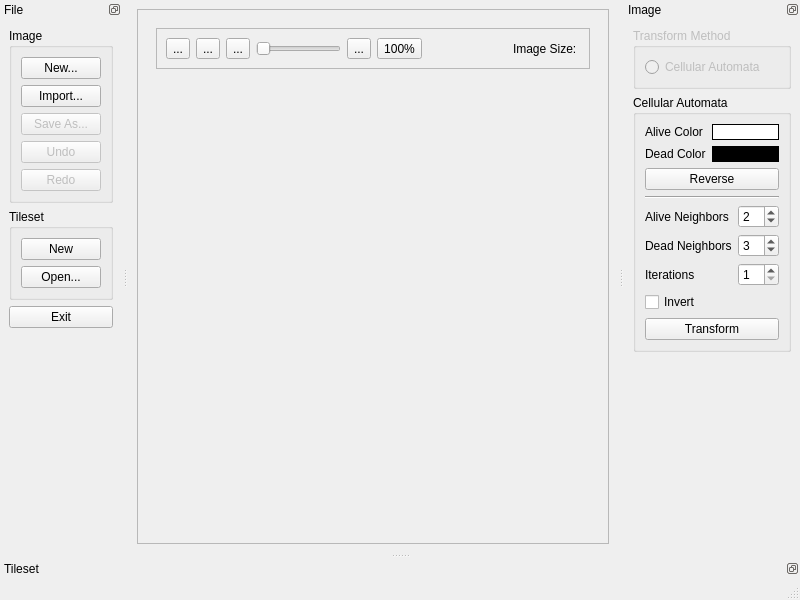
<?xml version="1.0" encoding="UTF-8"?>
<ui version="4.0">
 <class>MainWindow</class>
 <widget class="QMainWindow" name="MainWindow">
  <property name="geometry">
   <rect>
    <x>0</x>
    <y>0</y>
    <width>800</width>
    <height>600</height>
   </rect>
  </property>
  <property name="windowTitle">
   <string>MainWindow</string>
  </property>
  <widget class="QWidget" name="centralwidget">
   <layout class="QGridLayout" name="gridLayout">
    <item row="0" column="0">
     <widget class="QFrame" name="centerPane">
      <property name="frameShape">
       <enum>QFrame::StyledPanel</enum>
      </property>
      <property name="frameShadow">
       <enum>QFrame::Sunken</enum>
      </property>
      <layout class="QVBoxLayout" name="verticalLayout_7">
       <item>
        <widget class="QScrollArea" name="scrollArea">
         <property name="frameShape">
          <enum>QFrame::NoFrame</enum>
         </property>
         <property name="widgetResizable">
          <bool>true</bool>
         </property>
         <widget class="QWidget" name="scrollAreaWidgetContents">
          <property name="geometry">
           <rect>
            <x>0</x>
            <y>0</y>
            <width>492</width>
            <height>482</height>
           </rect>
          </property>
          <layout class="QGridLayout" name="gridLayout_2">
           <item row="1" column="0">
            <widget class="QFrame" name="imageControlFrame">
             <property name="frameShape">
              <enum>QFrame::StyledPanel</enum>
             </property>
             <property name="frameShadow">
              <enum>QFrame::Sunken</enum>
             </property>
             <layout class="QHBoxLayout" name="horizontalLayout">
              <item>
               <widget class="QToolButton" name="originalSizeButton">
                <property name="toolTip">
                 <string>Original Size</string>
                </property>
                <property name="statusTip">
                 <string>Original Size</string>
                </property>
                <property name="text">
                 <string>...</string>
                </property>
                <property name="icon">
                 <iconset resource="../res/resources.qrc">
                  <normaloff>:/icons/aspect_ratio-black-18dp.svg</normaloff>:/icons/aspect_ratio-black-18dp.svg</iconset>
                </property>
               </widget>
              </item>
              <item>
               <widget class="QToolButton" name="fitScreenButton">
                <property name="toolTip">
                 <string>Fit to Screen</string>
                </property>
                <property name="statusTip">
                 <string>Fit to Screen</string>
                </property>
                <property name="text">
                 <string>...</string>
                </property>
                <property name="icon">
                 <iconset resource="../res/resources.qrc">
                  <normaloff>:/icons/fit_screen-black-18dp.svg</normaloff>:/icons/fit_screen-black-18dp.svg</iconset>
                </property>
                <property name="checkable">
                 <bool>true</bool>
                </property>
               </widget>
              </item>
              <item>
               <widget class="QToolButton" name="zoomOutButton">
                <property name="toolTip">
                 <string>Zoom Out</string>
                </property>
                <property name="statusTip">
                 <string>Zoom Out</string>
                </property>
                <property name="text">
                 <string>...</string>
                </property>
                <property name="icon">
                 <iconset resource="../res/resources.qrc">
                  <normaloff>:/icons/zoom_out-black-18dp.svg</normaloff>:/icons/zoom_out-black-18dp.svg</iconset>
                </property>
               </widget>
              </item>
              <item>
               <widget class="QSlider" name="zoomSlider">
                <property name="toolTip">
                 <string>Zoom</string>
                </property>
                <property name="statusTip">
                 <string>Zoom</string>
                </property>
                <property name="orientation">
                 <enum>Qt::Horizontal</enum>
                </property>
               </widget>
              </item>
              <item>
               <widget class="QToolButton" name="zoomInButton">
                <property name="toolTip">
                 <string>Zoom In</string>
                </property>
                <property name="statusTip">
                 <string>Zoom In</string>
                </property>
                <property name="text">
                 <string>...</string>
                </property>
                <property name="icon">
                 <iconset resource="../res/resources.qrc">
                  <normaloff>:/icons/zoom_in-black-18dp.svg</normaloff>:/icons/zoom_in-black-18dp.svg</iconset>
                </property>
               </widget>
              </item>
              <item>
               <widget class="QToolButton" name="zoomValueButton">
                <property name="toolTip">
                 <string>Set Zoom</string>
                </property>
                <property name="statusTip">
                 <string>Set Zoom</string>
                </property>
                <property name="text">
                 <string>100%</string>
                </property>
               </widget>
              </item>
              <item>
               <spacer name="horizontalSpacer_2">
                <property name="orientation">
                 <enum>Qt::Horizontal</enum>
                </property>
                <property name="sizeHint" stdset="0">
                 <size>
                  <width>40</width>
                  <height>20</height>
                 </size>
                </property>
               </spacer>
              </item>
              <item>
               <widget class="QLabel" name="imageSizeLabel">
                <property name="text">
                 <string>Image Size: </string>
                </property>
               </widget>
              </item>
             </layout>
            </widget>
           </item>
           <item row="2" column="0">
            <widget class="QGraphicsView" name="imageView">
             <property name="styleSheet">
              <string notr="true">QGraphicsView { background: transparent; }</string>
             </property>
             <property name="frameShape">
              <enum>QFrame::NoFrame</enum>
             </property>
             <property name="frameShadow">
              <enum>QFrame::Plain</enum>
             </property>
            </widget>
           </item>
          </layout>
         </widget>
        </widget>
       </item>
      </layout>
     </widget>
    </item>
   </layout>
  </widget>
  <widget class="QMenuBar" name="menubar">
   <property name="geometry">
    <rect>
     <x>0</x>
     <y>0</y>
     <width>800</width>
     <height>21</height>
    </rect>
   </property>
  </widget>
  <widget class="QStatusBar" name="statusbar">
   <property name="styleSheet">
    <string notr="true">QStatusBar::item { border: none; }</string>
   </property>
  </widget>
  <widget class="QDockWidget" name="leftDock">
   <property name="features">
    <set>QDockWidget::DockWidgetFloatable|QDockWidget::DockWidgetMovable</set>
   </property>
   <property name="windowTitle">
    <string>File</string>
   </property>
   <attribute name="dockWidgetArea">
    <number>1</number>
   </attribute>
   <widget class="QWidget" name="leftDockContents">
    <layout class="QVBoxLayout" name="verticalLayout">
     <item>
      <widget class="QGroupBox" name="imageGroupBox">
       <property name="title">
        <string>Image</string>
       </property>
       <layout class="QVBoxLayout" name="verticalLayout_4">
        <item>
         <widget class="QPushButton" name="newImageButton">
          <property name="text">
           <string>New...</string>
          </property>
         </widget>
        </item>
        <item>
         <widget class="QPushButton" name="importImageButton">
          <property name="text">
           <string>Import...</string>
          </property>
         </widget>
        </item>
        <item>
         <widget class="QPushButton" name="saveImageButton">
          <property name="enabled">
           <bool>false</bool>
          </property>
          <property name="text">
           <string>Save As...</string>
          </property>
         </widget>
        </item>
        <item>
         <widget class="QPushButton" name="undoButton">
          <property name="enabled">
           <bool>false</bool>
          </property>
          <property name="text">
           <string>Undo</string>
          </property>
         </widget>
        </item>
        <item>
         <widget class="QPushButton" name="redoButton">
          <property name="enabled">
           <bool>false</bool>
          </property>
          <property name="text">
           <string>Redo</string>
          </property>
         </widget>
        </item>
       </layout>
      </widget>
     </item>
     <item>
      <widget class="QGroupBox" name="tilesetGroupBox">
       <property name="title">
        <string>Tileset</string>
       </property>
       <layout class="QVBoxLayout" name="verticalLayout_3">
        <item>
         <widget class="QPushButton" name="newTilesetButton">
          <property name="text">
           <string>New</string>
          </property>
         </widget>
        </item>
        <item>
         <widget class="QPushButton" name="openTilesetButton">
          <property name="text">
           <string>Open...</string>
          </property>
         </widget>
        </item>
       </layout>
      </widget>
     </item>
     <item>
      <widget class="QPushButton" name="exitButton">
       <property name="text">
        <string>Exit</string>
       </property>
      </widget>
     </item>
     <item>
      <spacer name="verticalSpacer">
       <property name="orientation">
        <enum>Qt::Vertical</enum>
       </property>
       <property name="sizeHint" stdset="0">
        <size>
         <width>20</width>
         <height>40</height>
        </size>
       </property>
      </spacer>
     </item>
    </layout>
   </widget>
  </widget>
  <widget class="QDockWidget" name="rightDock">
   <property name="features">
    <set>QDockWidget::DockWidgetFloatable|QDockWidget::DockWidgetMovable</set>
   </property>
   <property name="windowTitle">
    <string>Image</string>
   </property>
   <attribute name="dockWidgetArea">
    <number>2</number>
   </attribute>
   <widget class="QWidget" name="rightDockContents">
    <layout class="QVBoxLayout" name="verticalLayout_2">
     <item>
      <widget class="QGroupBox" name="transformGroupBox">
       <property name="enabled">
        <bool>false</bool>
       </property>
       <property name="title">
        <string>Transform Method</string>
       </property>
       <layout class="QVBoxLayout" name="verticalLayout_6">
        <item>
         <widget class="QRadioButton" name="cellularAutomataOption">
          <property name="text">
           <string>Cellular Automata</string>
          </property>
          <property name="checked">
           <bool>false</bool>
          </property>
         </widget>
        </item>
       </layout>
      </widget>
     </item>
     <item>
      <widget class="QGroupBox" name="cellularGroupBox">
       <property name="enabled">
        <bool>true</bool>
       </property>
       <property name="title">
        <string>Cellular Automata</string>
       </property>
       <layout class="QVBoxLayout" name="verticalLayout_5">
        <item>
         <layout class="QFormLayout" name="formLayout_2">
          <item row="0" column="0">
           <widget class="QLabel" name="aliveColorLabel">
            <property name="text">
             <string>Alive Color</string>
            </property>
           </widget>
          </item>
          <item row="0" column="1">
           <widget class="QLabel" name="aliveColorBox">
            <property name="styleSheet">
             <string notr="true">QLabel { background-color: #ffffffff;}</string>
            </property>
            <property name="frameShape">
             <enum>QFrame::Box</enum>
            </property>
            <property name="text">
             <string/>
            </property>
           </widget>
          </item>
          <item row="1" column="0">
           <widget class="QLabel" name="deadColorLabel">
            <property name="text">
             <string>Dead Color</string>
            </property>
           </widget>
          </item>
          <item row="1" column="1">
           <widget class="QLabel" name="deadColorBox">
            <property name="styleSheet">
             <string notr="true">QLabel { background-color: #ff000000; }</string>
            </property>
            <property name="frameShape">
             <enum>QFrame::Box</enum>
            </property>
            <property name="text">
             <string/>
            </property>
           </widget>
          </item>
         </layout>
        </item>
        <item>
         <widget class="QPushButton" name="colorReverseButton">
          <property name="text">
           <string>Reverse</string>
          </property>
         </widget>
        </item>
        <item>
         <widget class="Line" name="line">
          <property name="orientation">
           <enum>Qt::Horizontal</enum>
          </property>
         </widget>
        </item>
        <item>
         <layout class="QFormLayout" name="formLayout">
          <item row="0" column="0">
           <widget class="QLabel" name="aliveNeighborsLabel">
            <property name="text">
             <string>Alive Neighbors</string>
            </property>
           </widget>
          </item>
          <item row="0" column="1">
           <widget class="QSpinBox" name="aliveNeighborsBox">
            <property name="value">
             <number>2</number>
            </property>
           </widget>
          </item>
          <item row="1" column="0">
           <widget class="QLabel" name="deadNeighborsLabel">
            <property name="text">
             <string>Dead Neighbors</string>
            </property>
           </widget>
          </item>
          <item row="1" column="1">
           <widget class="QSpinBox" name="deadNeighborsBox">
            <property name="value">
             <number>3</number>
            </property>
           </widget>
          </item>
          <item row="2" column="0">
           <widget class="QLabel" name="iterationsLabel">
            <property name="text">
             <string>Iterations</string>
            </property>
           </widget>
          </item>
          <item row="2" column="1">
           <widget class="QSpinBox" name="iterationsSpinBox">
            <property name="minimum">
             <number>1</number>
            </property>
           </widget>
          </item>
         </layout>
        </item>
        <item>
         <widget class="QCheckBox" name="invertCheckBox">
          <property name="text">
           <string>Invert</string>
          </property>
         </widget>
        </item>
        <item>
         <widget class="QPushButton" name="transformButton">
          <property name="text">
           <string>Transform</string>
          </property>
         </widget>
        </item>
       </layout>
      </widget>
     </item>
     <item>
      <spacer name="verticalSpacer_2">
       <property name="orientation">
        <enum>Qt::Vertical</enum>
       </property>
       <property name="sizeHint" stdset="0">
        <size>
         <width>20</width>
         <height>164</height>
        </size>
       </property>
      </spacer>
     </item>
    </layout>
   </widget>
  </widget>
  <widget class="QDockWidget" name="bottomDock">
   <property name="features">
    <set>QDockWidget::DockWidgetFloatable|QDockWidget::DockWidgetMovable</set>
   </property>
   <property name="windowTitle">
    <string>Tileset</string>
   </property>
   <attribute name="dockWidgetArea">
    <number>8</number>
   </attribute>
   <widget class="QWidget" name="bottomDockContents"/>
  </widget>
 </widget>
 <resources>
  <include location="../res/resources.qrc"/>
 </resources>
 <connections/>
</ui>
